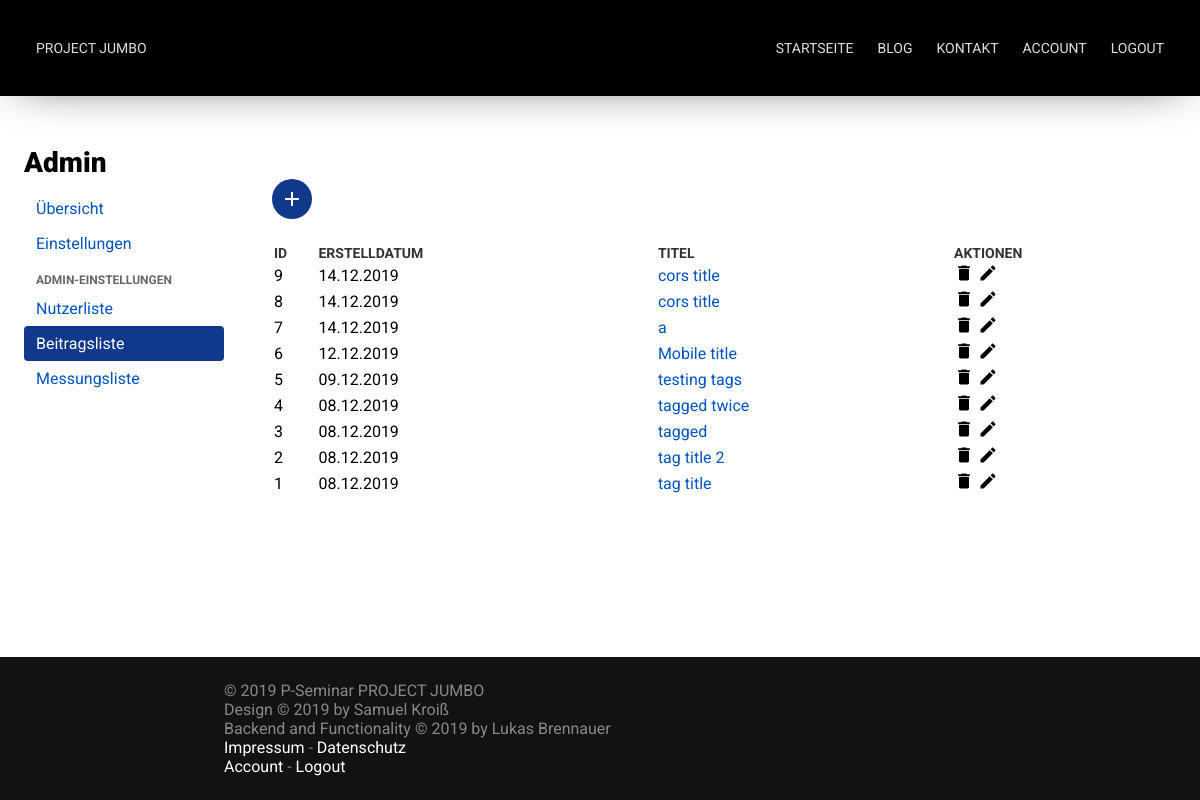
Page /admin/posts (signed in) on the earlier database version.
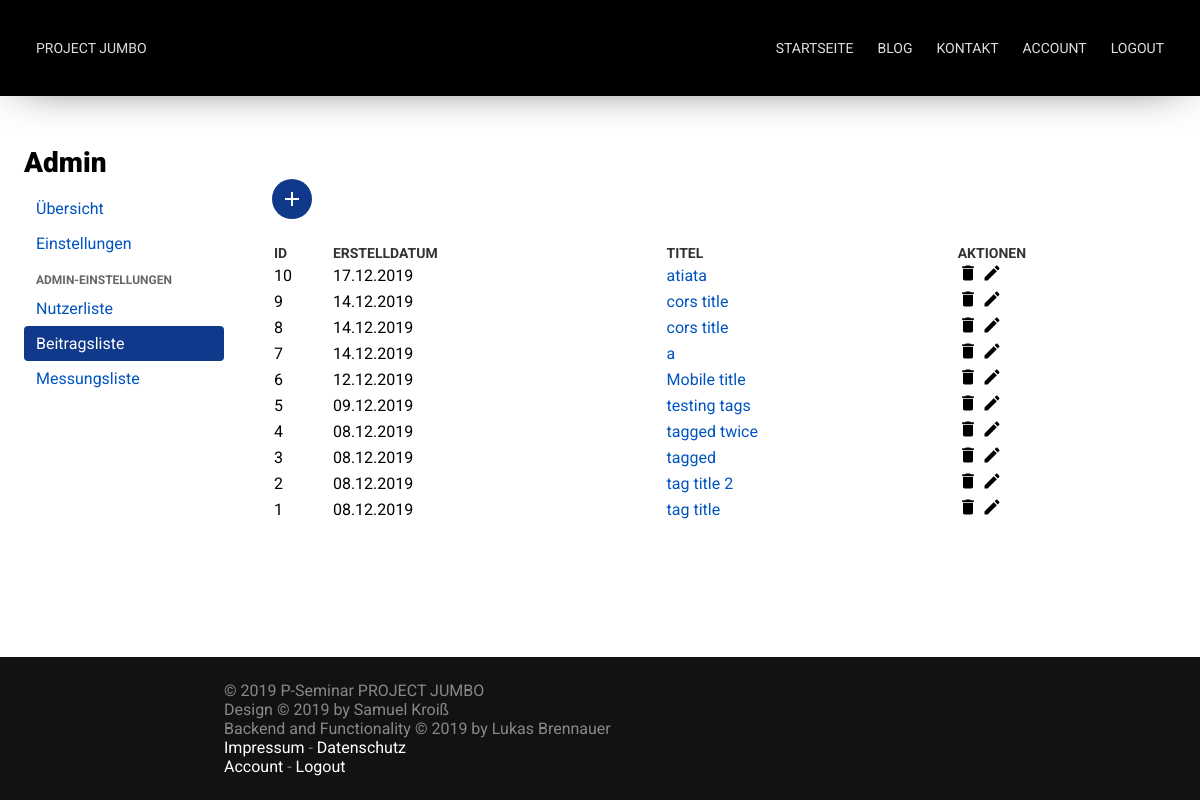
Same page on the later database version.
### app/models.py (models this page shows, shortened)
class Blog_Post(db.Model):
    __tablename__ = 'blog_post'
    id = db.Column(db.Integer, primary_key=True)
    caption = db.Column(db.String, nullable=False)
    posted_by = db.Column(db.Integer, db.ForeignKey("user.id"))
    time_created = db.Column(db.DateTime, default=datetime.now() )
    tags = db.Column(db.String)
    comments = db.relationship('Comment')
    body = db.Column(db.String, nullable=False)
    images = db.Column(db.String)

### app/routes/admin_pages.py (the view)
@app.route('/admin/posts', methods=['GET'])
@login_required
def admin_posts():
    if current_user.admin_acc == True:
        posts = Blog_Post.query.order_by(-Blog_Post.id).all()
        return render_template("admin/posts.html", title="Admin", posts=posts)
    else:
        return render_template("errors/error.html", title="Error", error="You're not allowed to use that page!")

### app/models.py (called while the page is built)
@login.user_loader
def load_user(id):
    return User.query.get(id)

### templates/admin/posts.html (shortened to what this page needs)
{% extends 'user/main.html' %}
{% block user_content %}
<a href="{{ url_for('admin_create_post') }}" class="button" style="border-radius: 50%; display: block; padding: 8px; width: 24px; height: 24px"><img src="{{ url_for('static', filename='img/add-24px.svg') }}" style="fill: white"/></a>
{% if posts|length < 1 %}
<p>Es sind keine Blogposts verfügbar.</p>
{% else %}
<table>
    <tr>
        <th>ID</th>
        <th>Erstelldatum</th>
        <th>Titel</th>
        <th>Aktionen</th>
    </tr>
    {% for post in posts %}
    <tr>
        <td>{{ post.id }}</td>
        <td>{{ post.time_created.__format__("%d.%m.%Y") }}</tds>
        <td><a href="{{ url_for( 'blog_post', id=post.id ) }}">{{ post.caption }}</a></td>
        <td>
            <a href="{{ url_for( 'delete', id=post.id ) }}" ><img src="{{ url_for('static', filename='img/delete-24px.svg') }}" /></a>
            <a href="{{ url_for( 'edit', id=post.id ) }}" ><img src="{{ url_for('static', filename='img/edit-24px.svg') }}" /></a>
        </td>
    </tr>
    {% endfor %}
</table>
{% endif %}
{% endblock %}

### templates/user/main.html
{% extends 'base.html' %}
{% block head %}
<link href="{{ url_for('static', filename='css/sideNav.css') }}" rel="stylesheet">
<link href="{{ url_for('static', filename='css/user.css') }}" rel="stylesheet">
{% endblock %}
{% block content %}
	<nav class="sideNav">
        <ul>
            <li id="overview_link"><a href="{{ url_for('user_page') }}">Übersicht</a></li id="overview_link">
            <li id="settings_link"><a href="{{ url_for('user_settings') }}">Einstellungen</a></li>
            {% if current_user.admin_acc == true %}
            <span>Admin-Einstellungen</span>
            <li id="user_link"><a href="{{ url_for('admin_users') }}">Nutzerliste</a></li id="user_link">
            <li id="posts_link"><a href="{{ url_for('admin_posts') }}">Beitragsliste</a></li id="posts_link">
            <li id="measurements_link"><a href="{{ url_for('measurements') }}">Messungsliste</a></li id="measurements_link">
            {% endif %}
        </ul>
    </nav>
    <div id="gridContainer">{% block user_content %}  {% endblock %}</div>
{% endblock %}

### templates/base.html (shortened to what this page needs)
<!DOCTYPE html>
<html>
	<head>
		<link href="{{ url_for('static', filename='css/main.css') }}" rel="stylesheet">
		<link href="{{ url_for('static', filename='css/nav.css') }}" rel="stylesheet">
		<link href="{{ url_for('static', filename='css/footer.css') }}" rel="stylesheet">
		<link href="{{ url_for('static', filename='css/drag_and_drop.css') }}" rel="stylesheet">
		{% block head %}  {% endblock %}
	</head>
	<body>
		<div id="container">
			<nav id="nav" bg>
				<a href="{{ url_for('index') }}">Project Jumbo</a>
				<ul>
					<li><a href="{{ url_for('index') }}#begin">Startseite</a></li>
					<li><a href="{{ url_for('blog') }}">Blog</a></li>
					<li><a href="{{ url_for('contact') }}">Kontakt</a></li>
					{% if current_user.is_authenticated %}
					<li><a href="{{ url_for('user_page') }}">Account</a></li>
					<li><a href="{{ url_for('logout') }}">Logout</a></li>
					{% else %}
					<li><a href="{{ url_for('login') }}">Login</a></li>
					{% endif %}
				</ul>
			</nav>
			<div class="spacer nav"></div>
			<section id="content">
				<h1>{{ title }}</h1>
				{% block content %}  {% endblock %}
			</section>
			<div class="spacer footer"></div>
			<footer id="footer">
				<p>
					&copy; 2019 P-Seminar PROJECT JUMBO<br />
					Design &copy; 2019 by Samuel Kroiß<br />
					Backend and Functionality &copy; 2019 by Lukas Brennauer<br />
					<a href="#">Impressum</a> - <a href="#">Datenschutz</a><br />
					{% if current_user.is_authenticated %}
					<a href="{{ url_for('user_page') }}">Account</a> - <a href="{{ url_for('logout') }}">Logout</a>
					{% else %}
					<a href="{{ url_for('login') }}">Login</a>
					{% endif %}
				</p>
			</footer>
		</div>
	</body>
</html>

### static/css/main.css (style rules this page uses)
:root { --nav-link-color: #DEDEDE; --nav-link-color-hover: #FFFFFF; --link-color: #0054bf; }
* { margin: 0; padding: 0; font-family: 'Roboto', sans-serif; font-size: 16px; font-weight: 400; text-decoration: none; scroll-behavior: smooth; }
body { width: 100%; height: 100%; overflow-x: hidden; overflow-y: scroll; }
.spacer { width: 100vw; }
.spacer.nav { height: 96px; }
.spacer.footer { height: 124px; }
.button, input[type="submit"] { padding: 8px 12px; border-radius: 4px; display: inline-block; background: #11398B; color: #FFFFFF; transition: background 200ms; cursor: pointer; border: none; }
#container { display: block; width: 100%; min-height: 100vh; position: relative; }
#content { max-width: 800px; margin: 0 auto; padding: 50px 24px; width: 100%; box-sizing: border-box; }
h1, h2, h3 { font-weight: 900; }
h1 { font-size: 28px; }
a { color: var(--link-color); }
img { max-width: 100%; }

### static/css/nav.css (style rules this page uses)
#nav { width: 100%; height: 96px; box-sizing: border-box; position: fixed; z-index: 10; overflow: hidden; transition: background 500ms, box-shadow 500ms, height 300ms; }
#nav[bg] { background: #000000; box-shadow: 0px 0px 50px -20px rgba(0,0,0,1); }
#nav ul { float: right; display: flex; }
#nav ul li { list-style-type: none; }
#nav a { color: var(--nav-link-color); text-transform: uppercase; font-size: 14px; line-height: 48px; float: left; padding: 0 12px; display: block; transition: color 100ms; }
#nav a { font-family: 'Alata', sans-serif; }
#nav ul li a { font-family: 'Roboto', sans-serif; }
@media only screen and (min-width: 900px) { #nav { padding: 24px; } }

### static/css/footer.css (style rules this page uses)
#footer { width: 100%; background: #121212; position: absolute; right: 0; bottom: 0; left: 0; }
#footer p { max-width: 800px; margin: 0 auto; padding: 24px; color: #888888; box-sizing: border-box; }
#footer a { color: #FFFFFF; }

### static/css/sideNav.css (style rules this page uses)
.sideNav { display: block; margin: 12px 0; border-bottom: 2px solid #11398B; }
.sideNav ul { width: 100%; height: 35px; flex-wrap: nowrap; display: flex; overflow-x: scroll; overflow-y: hidden; scrollbar-width: thin; }
.sideNav ul li { float: left; display: block; }
.sideNav ul li a { padding: 8px 12px; display: block; }
.sideNav span { display: none; }
.sideNav ul li.active { border-radius: 4px 4px 0 0; background: #11398B; }
.sideNav ul li.active a { color: #FFFFFF; }
@media only screen and (min-width: 600px) { .sideNav { width: 100%; height: 100%; border: none; float: left; } }
@media only screen and (min-width: 600px) { .sideNav ul { overflow: auto; flex-direction: column; height: auto; } }
@media only screen and (min-width: 600px) { .sideNav ul li.active { border-radius: 4px; } }
@media only screen and (min-width: 600px) { .sideNav ul li { width: 100%; display: block; } }
@media only screen and (min-width: 600px) { .sideNav span { display: block; padding: 12px 12px 4px 12px; color: #666666; text-transform: uppercase; font-size: 12px; font-weight: bold; } }
@media only screen and (min-width: 600px) { #content { max-width: 1200px; display: grid; grid-template-columns: 200px auto; grid-template-rows: auto auto; grid-column-gap: 48px; } }
@media only screen and (min-width: 600px) { #content h1 { grid-column: 1 / 3; } }

### static/css/user.css (style rules this page uses)
table img { height: 20px; }
table { width: 100%; margin-top: 24px; }
table tr { width: 100%; }
table th { font-weight: bold; text-align: left; text-transform: uppercase; font-size: 14px; color: #333333; }

Differences in the rows shown:
added Blog_Post: id "10", time_created.__format__ "17.12.2019", caption "atiata"
